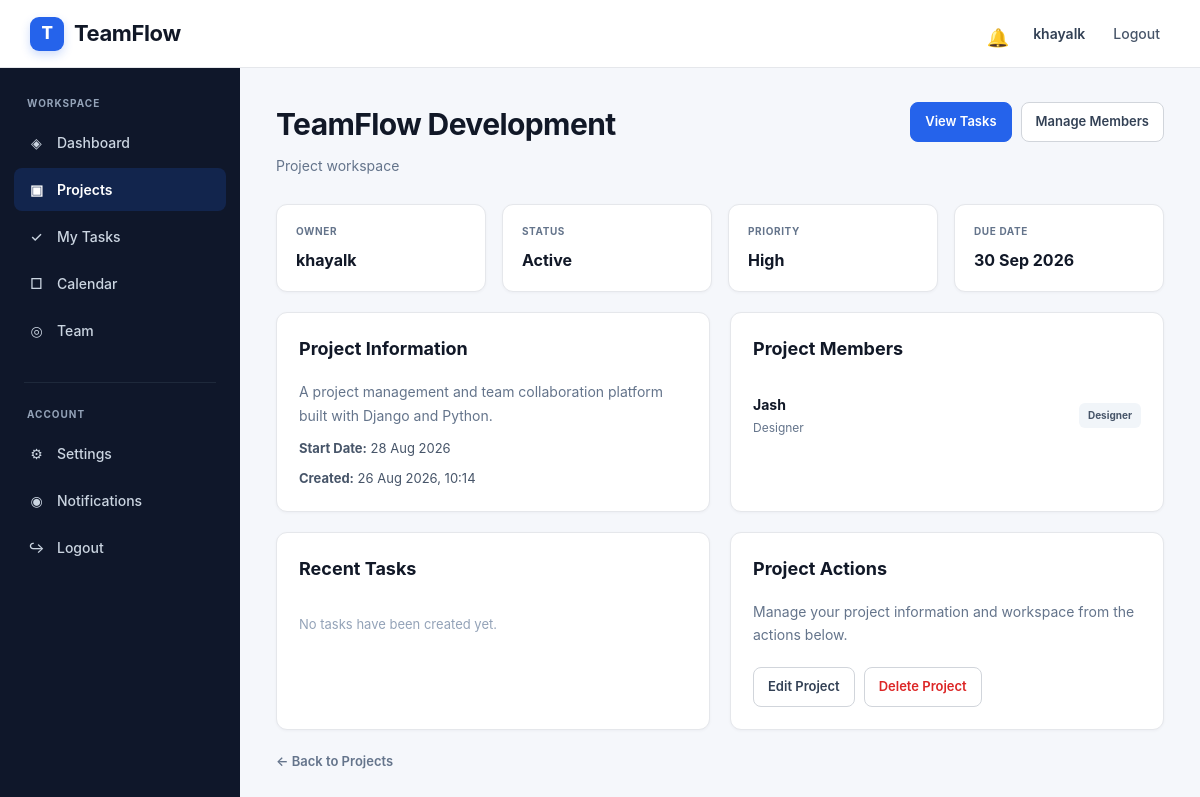
Screenshot of /projects/2/ (signed in) with the database file from the repository.
### accounts/models.py (models this page shows, shortened)
class User(AbstractUser):
    profile_picture = models.ImageField(
        upload_to="profile_pictures/",
        blank=True,
        null=True
    )
    bio = models.TextField(
        blank=True
    )
    job_title = models.CharField(
        max_length=100,
        blank=True
    )

### projects/models.py (models this page shows, shortened)
class Project(models.Model):
    STATUS_CHOICES = [
        ("planning", "Planning"),
        ("active", "Active"),
        ("on_hold", "On Hold"),
        ("completed", "Completed"),
    ]
    PRIORITY_CHOICES = [
        ("low", "Low"),
        ("medium", "Medium"),
        ("high", "High"),
    ]
    name = models.CharField(max_length=200)
    description = models.TextField(blank=True)
    owner = models.ForeignKey(
        settings.AUTH_USER_MODEL,
        on_delete=models.CASCADE,
        related_name="owned_projects"
    )
    start_date = models.DateField(
        null=True,
        blank=True
    )
    due_date = models.DateField(
        null=True,
        blank=True
    )
    status = models.CharField(
        max_length=20,
        choices=STATUS_CHOICES,
        default="planning"
    )
    priority = models.CharField(
        max_length=10,
        choices=PRIORITY_CHOICES,
        default="medium"
    )
    created_at = models.DateTimeField(
        auto_now_add=True
    )
    updated_at = models.DateTimeField(
        auto_now=True
    )

class ProjectMember(models.Model):
    ROLE_CHOICES = [
        ("manager", "Manager"),
        ("developer", "Developer"),
        ("designer", "Designer"),
        ("viewer", "Viewer"),
    ]
    project = models.ForeignKey(
        Project,
        on_delete=models.CASCADE,
        related_name="members"
    )
    user = models.ForeignKey(
        settings.AUTH_USER_MODEL,
        on_delete=models.CASCADE,
        related_name="project_memberships"
    )
    role = models.CharField(
        max_length=20,
        choices=ROLE_CHOICES,
        default="developer"
    )
    joined_at = models.DateTimeField(
        auto_now_add=True
    )
    class Meta:
        unique_together = ("project", "user")

### projects/views.py (the view)
# urls.py: path("<int:project_id>/", views.project_detail, name="project_detail"),
@login_required
def project_detail(request, project_id):
    project = get_object_or_404(
        Project,
        id=project_id,
        owner=request.user
    )
    return render(
        request,
        "projects/project_detail.html",
        {
            "project": project
        }
    )

### notifications/context_processors.py (called while the page is built)
def notification_count(request):
    if request.user.is_authenticated:
        unread_count = Notification.objects.filter(
            recipient=request.user,
            is_read=False
        ).count()
    else:
        unread_count = 0
    return {
        "unread_notifications": unread_count
    }

### templates/projects/project_detail.html (shortened to what this page needs)
{% extends "base.html" %}
{% block content %}
<div class="project-page">
    <div class="project-header">
        <div>
            <h1>
                {{ project.name }}
            </h1>
            <p>
                Project workspace
            </p>
        </div>
        <div class="project-actions">
            <a
                class="project-button project-button-primary"
                href="{% url 'task_board' project.id %}"
            >
                View Tasks
            </a>
            <a
                class="project-button"
                href="{% url 'project_members' project.id %}"
            >
                Manage Members
            </a>
        </div>
    </div>
    <div class="project-info-grid">
        <div class="info-card">
            <h3>
                Owner
            </h3>
            <div class="info-value">
                {{ project.owner.username }}
            </div>
        </div>
        <div class="info-card">
            <h3>
                Status
            </h3>
            <div class="info-value">
                {{ project.get_status_display }}
            </div>
        </div>
        <div class="info-card">
            <h3>
                Priority
            </h3>
            <div class="info-value">
                {{ project.get_priority_display }}
            </div>
        </div>
        <div class="info-card">
            <h3>
                Due Date
            </h3>
            <div class="info-value">
                {% if project.due_date %}
                    {{ project.due_date|date:"d M Y" }}
                {% else %}
                    Not set
                {% endif %}
            </div>
        </div>
    </div>
    <div class="project-grid">
        <div class="project-card">
            <h2>
                Project Information
            </h2>
            <div class="description">
                {{ project.description|default:"No description provided." }}
            </div>
            <div class="detail-line">
                <strong>Start Date:</strong>
                {% if project.start_date %}
                    {{ project.start_date|date:"d M Y" }}
                {% else %}
                    Not set
                {% endif %}
            </div>
            <div class="detail-line">
                <strong>Created:</strong>
                {{ project.created_at|date:"d M Y, H:i" }}
            </div>
        </div>
        <div class="project-card">
            <h2>
                Project Members
            </h2>
            {% with members=project.members.all %}
                {% if members %}
                    {% for member in members %}
                        <div class="member-item">
                            <div>
                                <div class="member-name">
                                    {{ member.user.username }}
                                </div>
                                <div class="member-role">
                                    {{ member.get_role_display }}
                                </div>
                            </div>
                            <span class="badge">
                                {{ member.get_role_display }}
                            </span>
                        </div>
                    {% endfor %}
                {% else %}
                    <div class="empty-state">
                        No members have been added yet.
                    </div>
                {% endif %}
            {% endwith %}
        </div>
        <div class="project-card">
            <h2>
                Recent Tasks
            </h2>
            {% with project_tasks=project.task_set.all %}
                {% if project_tasks %}
                    {% for task in project_tasks|slice:":5" %}
                        <div class="task-item">
                            <div>
                                <div class="task-name">
                                    <a
                                        href="{% url 'task_detail' project.id task.id %}"
                                    >
                                        {{ task.title }}
                                    </a>
                                </div>
                                <div class="task-meta">
                                    {% if task.assigned_to %}
                                        Assigned to:
                                        {{ task.assigned_to.username }}
                                    {% else %}
                                        Unassigned
                                    {% endif %}
                                </div>
                            </div>
                            <span class="badge">
                                {{ task.get_status_display }}
                            </span>
                        </div>
                    {% endfor %}
                {% else %}
                    <div class="empty-state">
                        No tasks have been created yet.
                    </div>
                {% endif %}
            {% endwith %}
        </div>
        <div class="project-card">
            <h2>
                Project Actions
            </h2>
            <p class="description">
                Manage your project information and workspace
                from the actions below.
            </p>
            <div class="bottom-actions">
                <a
                    class="project-button"
                    href="{% url 'edit_project' project.id %}"
                >
                    Edit Project
                </a>
                <a
                    class="project-button danger-link"
                    href="{% url 'delete_project' project.id %}"
                >
                    Delete Project
                </a>
            </div>
        </div>
    </div>
    <a
        class="back-link"
        href="{% url 'project_list' %}"
    >
        ← Back to Projects
    </a>
</div>
{% endblock %}

### templates/base.html (shortened to what this page needs)
<!DOCTYPE html>
<html lang="en">
<head>
</head>
<body>
    <nav class="navbar">
        <a href="{% url 'dashboard' %}" class="logo">
            <span class="logo-mark">
                T
            </span>
            <span>
                TeamFlow
            </span>
        </a>
        <div class="user-area">
            {% if user.is_authenticated %}
                <a
                    href="{% url 'notification_list' %}"
                    class="notification-link"
                    title="Notifications"
                >
                    <span class="notification-icon">
                        🔔
                    </span>
                </a>
                <span class="user-name">
                    {{ user.username }}
                </span>
                <a
                    href="{% url 'logout' %}"
                    class="logout-top"
                >
                    Logout
                </a>
            {% endif %}
        </div>
    </nav>
    <aside class="sidebar">
        <div class="sidebar-section">
            <div class="sidebar-title">
                Workspace
            </div>
            <a
                href="{% url 'dashboard' %}"
                class="{% if request.resolver_match.url_name == 'dashboard' %}active{% endif %}"
            >
                <span class="sidebar-icon">
                    ◈
                </span>
                Dashboard
            </a>
            <a
                href="{% url 'project_list' %}"
                class="{% if request.resolver_match.url_name == 'project_list' or request.resolver_match.url_name == 'project_detail' or request.resolver_match.url_name == 'create_project' or request.resolver_match.url_name == 'edit_project' %}active{% endif %}"
            >
                <span class="sidebar-icon">
                    ▣
                </span>
                Projects
            </a>
            <a
                href="{% url 'my_tasks' %}"
                class="{% if request.resolver_match.url_name == 'my_tasks' %}active{% endif %}"
            >
                <span class="sidebar-icon">
                    ✓
                </span>
                My Tasks
            </a>
            <a
                href="{% url 'calendar' %}"
                class="{% if request.resolver_match.url_name == 'calendar' %}active{% endif %}"
            >
                <span class="sidebar-icon">
                    □
                </span>
                Calendar
            </a>
            <a
                href="{% url 'team_list' %}"
                class="{% if request.resolver_match.url_name == 'team_list' %}active{% endif %}"
            >
                <span class="sidebar-icon">
                    ◎
                </span>
                Team
            </a>
        </div>
        <div class="sidebar-divider"></div>
        <div class="sidebar-section">
            <div class="sidebar-title">
                Account
            </div>
            <a
                href="{% url 'profile' %}"
                class="{% if request.resolver_match.url_name == 'profile' %}active{% endif %}"
            >
                <span class="sidebar-icon">
                    ⚙
                </span>
                Settings
            </a>
            <a
                href="{% url 'notification_list' %}"
                class="{% if request.resolver_match.url_name == 'notification_list' %}active{% endif %}"
            >
                <span class="sidebar-icon">
                    ◉
                </span>
                Notifications
            </a>
            <a href="{% url 'logout' %}">
                <span class="sidebar-icon">
                    ↪
                </span>
                Logout
            </a>
        </div>
    </aside>
    <main class="main-content">
        {% block content %}
        {% endblock %}
    </main>
</body>
</html>

### templates/base.html (style rules this page uses)
* { box-sizing: border-box; margin: 0; padding: 0; }
:root { --primary: #2563eb; --primary-dark: #1d4ed8; --sidebar: #0f172a; --sidebar-hover: #1e293b; --sidebar-active: #2563eb; --background: #f5f7fb; --surface: #ffffff; --border: #e5e7eb; --text: #111827; --muted: #64748b; --muted-light: #94a3b8; --danger: #dc2626; --shadow: 0 1px 3px rgba(15, 23, 42, 0.06); }
html { scroll-behavior: smooth; }
body { font-family: Inter, -apple-system, BlinkMacSystemFont, "Segoe UI", Arial, sans-serif; background: var(--background); color: var(--text); line-height: 1.5; min-height: 100vh; }
a { color: inherit; text-decoration: none; }
.navbar { position: fixed; top: 0; left: 0; right: 0; z-index: 1000; height: 68px; background: rgba(255, 255, 255, 0.96); backdrop-filter: blur(10px); border-bottom: 1px solid var(--border); display: flex; align-items: center; justify-content: space-between; padding: 0 30px; }
.logo { display: flex; align-items: center; gap: 10px; font-size: 22px; font-weight: 750; letter-spacing: -0.4px; color: var(--text); }
.logo-mark { width: 34px; height: 34px; display: flex; align-items: center; justify-content: center; border-radius: 9px; background: var(--primary); color: white; font-size: 17px; font-weight: 800; box-shadow: 0 4px 10px rgba(37, 99, 235, 0.22); }
.user-area { display: flex; align-items: center; gap: 18px; }
.user-name { color: #334155; font-size: 14px; font-weight: 600; }
.logout-top { color: #475569; font-size: 14px; font-weight: 500; padding: 8px 10px; border-radius: 7px; transition: 0.15s ease; }
.notification-link { position: relative; width: 38px; height: 38px; display: flex; align-items: center; justify-content: center; border-radius: 9px; color: #475569; font-size: 18px; transition: 0.15s ease; }
.notification-icon { width: 19px; height: 19px; }
.sidebar { position: fixed; top: 68px; left: 0; bottom: 0; width: 240px; background: var(--sidebar); color: white; padding: 28px 14px; overflow-y: auto; z-index: 900; }
.sidebar-section { margin-bottom: 30px; }
.sidebar-title { padding: 0 13px; margin-bottom: 10px; color: var(--muted-light); font-size: 10px; font-weight: 700; letter-spacing: 1px; text-transform: uppercase; }
.sidebar a { display: flex; align-items: center; gap: 11px; width: 100%; padding: 11px 13px; margin-bottom: 4px; border-radius: 8px; color: #cbd5e1; font-size: 14px; font-weight: 500; transition: background 0.15s ease, color 0.15s ease, transform 0.15s ease; }
.sidebar a.active { background: rgba(37, 99, 235, 0.18); color: white; font-weight: 600; }
.sidebar-icon { width: 19px; height: 19px; display: inline-flex; align-items: center; justify-content: center; color: currentColor; flex-shrink: 0; }
.sidebar-divider { height: 1px; background: #1e293b; margin: 24px 10px; }
.main-content { margin-left: 240px; padding: 102px 36px 45px; min-height: 100vh; }
.main-content > * { max-width: 1250px; margin-left: auto; margin-right: auto; }

### rows the page displays
User: username "khayalk"
Project: name "TeamFlow Development", owner.username "khayalk", status "Active", priority "High", due_date "30 Sep 2026", description "A project management and team collaboration platform built with Django and Python.", start_date "28 Aug 2026", created_at "26 Aug 2026, 10:14"
ProjectMember: user.username "Jash", role "Designer"
